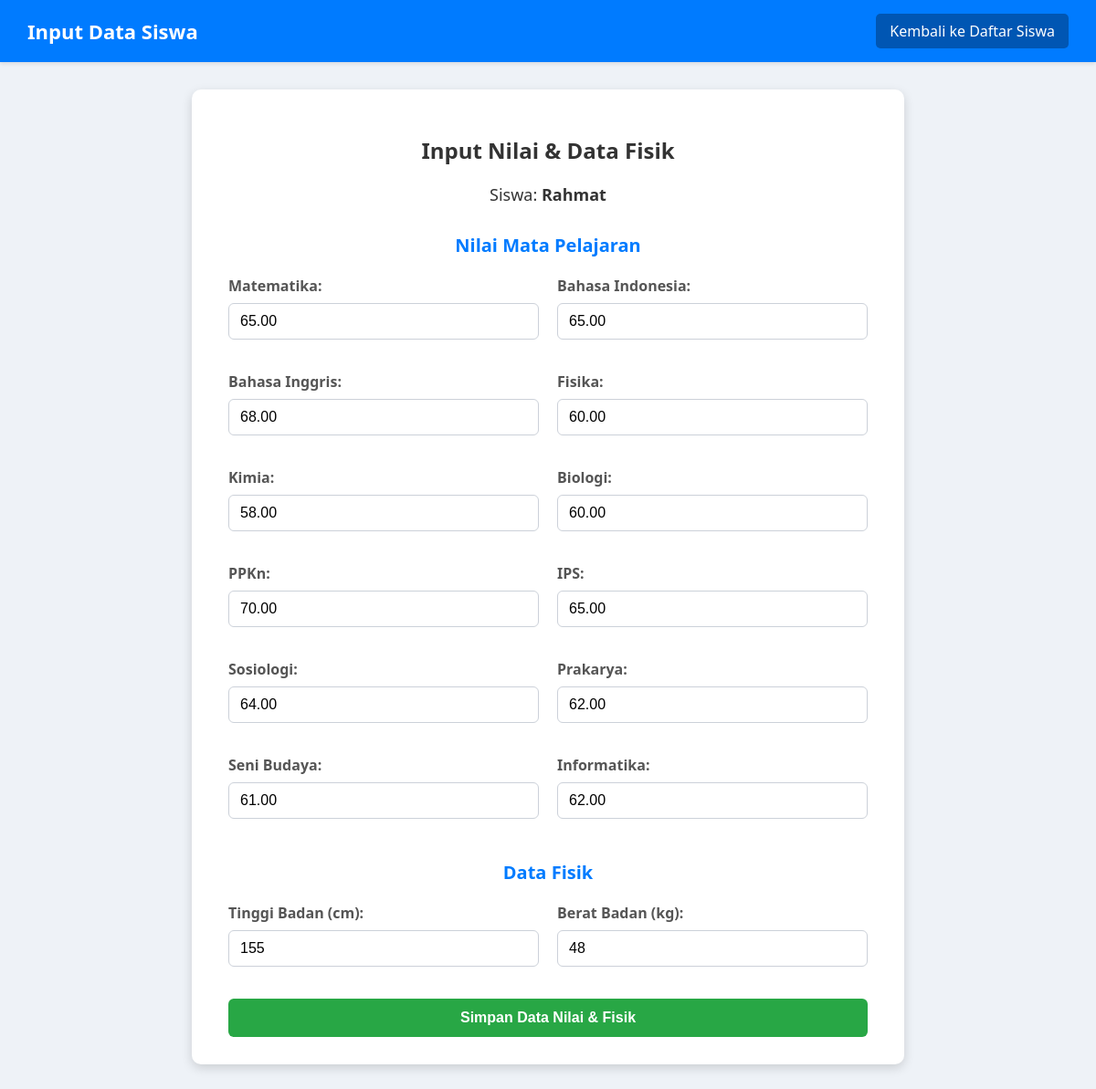
The page /admin/input_student_data.php?student_id=13 (signed in) on the database its author committed.
### tables this page shows
CREATE TABLE `students` (
  `student_id` int(11) NOT NULL,
  `full_name` varchar(255) NOT NULL,
  `birth_place` varchar(100) NOT NULL,
  `birth_date` date NOT NULL,
  `origin_school` varchar(150) NOT NULL,
  `created_at` timestamp NOT NULL DEFAULT current_timestamp()
);

CREATE TABLE `student_physical_data` (
  `physical_data_id` int(11) NOT NULL,
  `student_id` int(11) NOT NULL,
  `height_cm` int(11) DEFAULT NULL,
  `weight_kg` int(11) DEFAULT NULL
);

### admin/input_student_data.php (the view, shortened to what this page needs)
<?php
require_once '../includes/db_connection.php';
$student_name = "Siswa Tidak Ditemukan";
$existing_scores = [];
$existing_physical_data = ['height_cm' => '', 'weight_kg' => ''];
if (isset($_GET['student_id']) && is_numeric($_GET['student_id'])) {
    $student_id = $_GET['student_id'];
    try {
        $stmt_student = $conn->prepare("SELECT full_name FROM Students WHERE student_id = :student_id");
        $stmt_student->bindParam(':student_id', $student_id);
        $stmt_student->execute();
        if ($stmt_student->rowCount() > 0) {
            $student = $stmt_student->fetch(PDO::FETCH_ASSOC);
            $student_name = $student['full_name'];
        } else {
            $_SESSION['form_message'] = "ID Siswa tidak valid atau tidak ditemukan.";
            $_SESSION['form_message_type'] = "error";
            header("Location: manage_students.php");
            exit;
        }
        $stmt_scores = $conn->prepare("SELECT subject_name, score_value FROM Student_Scores WHERE student_id = :student_id");
        $stmt_scores->bindParam(':student_id', $student_id);
        $stmt_scores->execute();
        $scores_data = $stmt_scores->fetchAll(PDO::FETCH_ASSOC);
        foreach ($scores_data as $score) {
            $existing_scores[$score['subject_name']] = $score['score_value'];
        }
        $stmt_physical = $conn->prepare("SELECT height_cm, weight_kg FROM Student_Physical_Data WHERE student_id = :student_id");
        $stmt_physical->bindParam(':student_id', $student_id);
        $stmt_physical->execute();
        if ($stmt_physical->rowCount() > 0) {
            $existing_physical_data = $stmt_physical->fetch(PDO::FETCH_ASSOC);
        }
    } catch (PDOException $e) {
        $_SESSION['form_message'] = "Error mengambil data siswa: " . $e->getMessage();
        $_SESSION['form_message_type'] = "error";
        header("Location: manage_students.php");
        exit;
    }
} else {
    $_SESSION['form_message'] = "ID Siswa tidak disediakan.";
    $_SESSION['form_message_type'] = "error";
    header("Location: manage_students.php");
    exit;
}
$subjects = [
    "Matematika", "Bahasa Indonesia", "Bahasa Inggris", "Fisika", "Kimia", "Biologi",
    "PPKn", "IPS", "Sosiologi", "Prakarya", "Seni Budaya", "Informatika"
];
?>
<!DOCTYPE html>
<html lang="id">
<head>
</head>
<body>
    <div class="page-header">
        <div class="header-title">Input Data Siswa</div>
        <a href="manage_students.php">Kembali ke Daftar Siswa</a>
    </div>
    <div class="form-container">
        <h2>Input Nilai & Data Fisik</h2>
        <p style="text-align:center; font-size: 18px; margin-bottom: 20px;">Siswa: <strong><?php echo htmlspecialchars($student_name); ?></strong></p>
        <form action="actions/save_student_scores_physical.php" method="POST">
            <h3>Nilai Mata Pelajaran</h3>
            <div class="score-grid">
                <?php foreach ($subjects as $subject): ?>
                <div>
                    <label for="score_<?php echo str_replace(' ', '_', $subject); ?>"><?php echo htmlspecialchars($subject); ?>:</label>
                    <input type="number" step="0.01" min="0" max="100"
                           id="score_<?php echo str_replace(' ', '_', $subject); ?>"
                           name="scores[<?php echo htmlspecialchars($subject); ?>]"
                           value="<?php echo isset($existing_scores[$subject]) ? htmlspecialchars($existing_scores[$subject]) : ''; ?>"
                           required>
                </div>
                <?php endforeach; ?>
            </div>
            <h3>Data Fisik</h3>
            <div class="physical-data-grid">
                <div>
                    <label for="height_cm">Tinggi Badan (cm):</label>
                    <input type="number" min="0" id="height_cm" name="height_cm"
                           value="<?php echo htmlspecialchars($existing_physical_data['height_cm']); ?>" required>
                </div>
                <div>
                    <label for="weight_kg">Berat Badan (kg):</label>
                    <input type="number" min="0" id="weight_kg" name="weight_kg"
                           value="<?php echo htmlspecialchars($existing_physical_data['weight_kg']); ?>" required>
                </div>
            </div>
            <button type="submit">Simpan Data Nilai & Fisik</button>
        </form>
    </div>
</body>
</html>

### admin/input_student_data.php (style rules this page uses)
body { font-family: 'Segoe UI', Tahoma, Geneva, Verdana, sans-serif; background-color: #eef2f7; margin: 0; padding: 0; color: #333; }
.page-header { background-color: #007bff; color: white; padding: 15px 30px; box-shadow: 0 2px 4px rgba(0,0,0,0.1); display: flex; justify-content: space-between; align-items: center; }
.page-header .header-title { font-size: 22px; font-weight: 600; }
.page-header a { color: white; text-decoration: none; padding: 8px 15px; background-color: #0056b3; border-radius: 5px; }
.form-container { background-color: #ffffff; padding: 30px 40px; border-radius: 10px; box-shadow: 0 4px 12px rgba(0,0,0,0.15); width: 100%; max-width: 700px; margin: 30px auto; }
.form-container h2, .form-container h3 { text-align: center; margin-bottom: 20px; color: #333; }
.form-container h3 { font-size: 20px; color: #007bff; margin-top: 30px; }
.form-container label { display: block; margin-bottom: 8px; color: #555; font-weight: 600; }
.form-container input[type="text"], .form-container input[type="number"] { width: 100%; padding: 10px 12px; margin-bottom: 15px; border: 1px solid #ccd1d9; border-radius: 6px; box-sizing: border-box; font-size: 16px; }
.form-container .score-grid { display: grid; grid-template-columns: repeat(auto-fit, minmax(280px, 1fr)); gap: 20px; }
.form-container .physical-data-grid { display: grid; grid-template-columns: 1fr 1fr; gap: 20px; }
.form-container button { width: 100%; padding: 12px 15px; background-color: #28a745; color: white; border: none; border-radius: 6px; cursor: pointer; font-size: 16px; font-weight: 600; margin-top: 20px; }

### rows shown on the page
students: full_name "Rahmat"
student_physical_data: height_cm "155", weight_kg "48"

### other values the page prints
$subject "Matematika"
$subject "Bahasa Indonesia"
$subject "Bahasa Inggris"
$subject "Fisika"
$subject "Kimia"
$subject "Biologi"
$subject "PPKn"
$subject "IPS"
$subject "Sosiologi"
$subject "Prakarya"
$subject "Seni Budaya"
$subject "Informatika"
